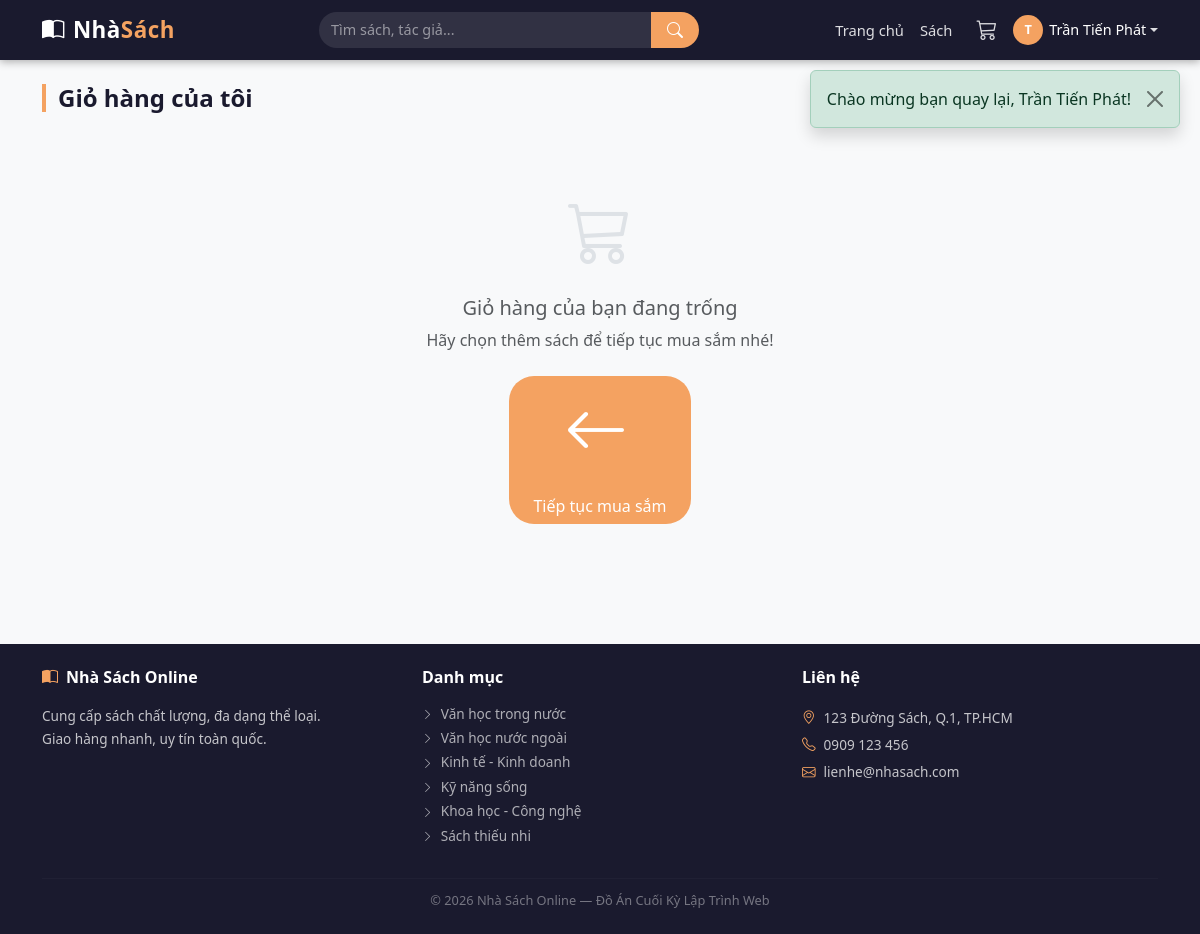
Screenshot of /cart.php (signed in) with the database file from the repository.
### tables this page shows
CREATE TABLE `the_loai` (
  `id` int(11) NOT NULL,
  `ten` varchar(100) NOT NULL,
  `mo_ta` text DEFAULT NULL,
  `trang_thai` tinyint(1) NOT NULL DEFAULT 1
);

### cart.php (the view, shortened to what this page needs)
<?php
require_once 'includes/header.php';
$items     = [];
?>
<div class="container py-4">
  <h4 class="section-title mb-4">Giỏ hàng của tôi</h4>
  <?php if (empty($items)): ?>
    <div class="empty-state py-5">
      <i class="bi bi-cart3" style="font-size:4rem; color:#dee2e6; display:block; margin-bottom:16px;"></i>
      <h5 class="text-muted">Giỏ hàng của bạn đang trống</h5>
      <p class="text-muted">Hãy chọn thêm sách để tiếp tục mua sắm nhé!</p>
      <a href="/nhasach/books.php" class="btn btn-accent px-4 mt-2">
        <i class="bi bi-arrow-left me-2"></i>Tiếp tục mua sắm
      </a>
    </div>
  <?php endif; ?>
</div>
<?php require_once 'includes/footer.php'; ?>

### includes/footer.php (shortened to what this page needs)
<footer class="mt-5" style="background:#1a1a2e; color: rgba(255,255,255,0.75);">
  <div class="container py-4">
    <div class="row g-4">
      <div class="col-md-4">
        <h6 class="text-white fw-bold mb-3">
          <i class="bi bi-book-half me-2" style="color:#f4a261;"></i>Nhà Sách Online
        </h6>
        <p style="font-size:0.85rem; line-height:1.7;">
          Cung cấp sách chất lượng, đa dạng thể loại.<br>
          Giao hàng nhanh, uy tín toàn quốc.
        </p>
      </div>
      <div class="col-md-4">
        <h6 class="text-white fw-bold mb-3">Danh mục</h6>
        <ul class="list-unstyled" style="font-size:0.85rem;">
          <?php
          try {
              $stmt = $pdo->query("SELECT id, ten FROM the_loai WHERE trang_thai = 1 LIMIT 6");
              while ($tl = $stmt->fetch()):
          ?>
            <li class="mb-1">
              <a href="/nhasach/books.php?the_loai=<?= $tl['id'] ?>"
                 style="color:rgba(255,255,255,0.65); text-decoration:none;"
                 onmouseover="this.style.color='#f4a261'" onmouseout="this.style.color='rgba(255,255,255,0.65)'">
                <i class="bi bi-chevron-right me-1" style="font-size:0.7rem;"></i>
                <?= htmlspecialchars($tl['ten']) ?>
              </a>
            </li>
          <?php
              endwhile;
          } catch (Exception $e) {  }
          ?>
        </ul>
      </div>
      <div class="col-md-4">
        <h6 class="text-white fw-bold mb-3">Liên hệ</h6>
        <ul class="list-unstyled" style="font-size:0.85rem; line-height:2;">
          <li><i class="bi bi-geo-alt me-2" style="color:#f4a261;"></i>123 Đường Sách, Q.1, TP.HCM</li>
          <li><i class="bi bi-telephone me-2" style="color:#f4a261;"></i>0909 123 456</li>
          <li><i class="bi bi-envelope me-2" style="color:#f4a261;"></i>lienhe@nhasach.com</li>
        </ul>
      </div>
    </div>
    <hr style="border-color: rgba(255,255,255,0.1); margin: 16px 0 12px;">
    <p class="text-center mb-0" style="font-size:0.8rem; color:rgba(255,255,255,0.4);">
      © <?= date('Y') ?> Nhà Sách Online — Đồ Án Cuối Kỳ Lập Trình Web
    </p>
  </div>
</footer>
</body>
</html>

### assets/css/style.css (style rules this page uses)
:root { --primary: #1a1a2e; --accent: #f4a261; --accent-dk: #e08c4a; --danger: #e63946; --light-bg: #f8f9fa; --card-radius: 12px; }
body { color: #2d2d2d; background: var(--light-bg); }
a { text-decoration: none; }
.section-title { font-weight: 700; color: var(--primary); border-left: 4px solid var(--accent); padding-left: 12px; }
.btn-accent { background: var(--accent); color: #fff; border: none; border-radius: 25px; }
.empty-state { text-align: center; padding: 60px 20px; color: #adb5bd; }
.empty-state i { font-size: 4rem; display: block; margin-bottom: 16px; }
.empty-state h5 { color: #6c757d; }

### includes/header.php (style rules this page uses)
body { font-family: 'Segoe UI', sans-serif; background: #f8f9fa; }

### rows the page displays
the_loai: ten "Văn học trong nước"
the_loai: ten "Văn học nước ngoài"
the_loai: ten "Kinh tế - Kinh doanh"
the_loai: ten "Kỹ năng sống"
the_loai: ten "Khoa học - Công nghệ"
the_loai: ten "Sách thiếu nhi"

### other values shown
mb_substr($_SESSION['khach_hang_ten'], 0, 1, 'UTF-8') "T"
$_SESSION['khach_hang_ten'] "Trần Tiến Phát"
$_SESSION['flash']['msg'] "Chào mừng bạn quay lại, Trần Tiến Phát!"
